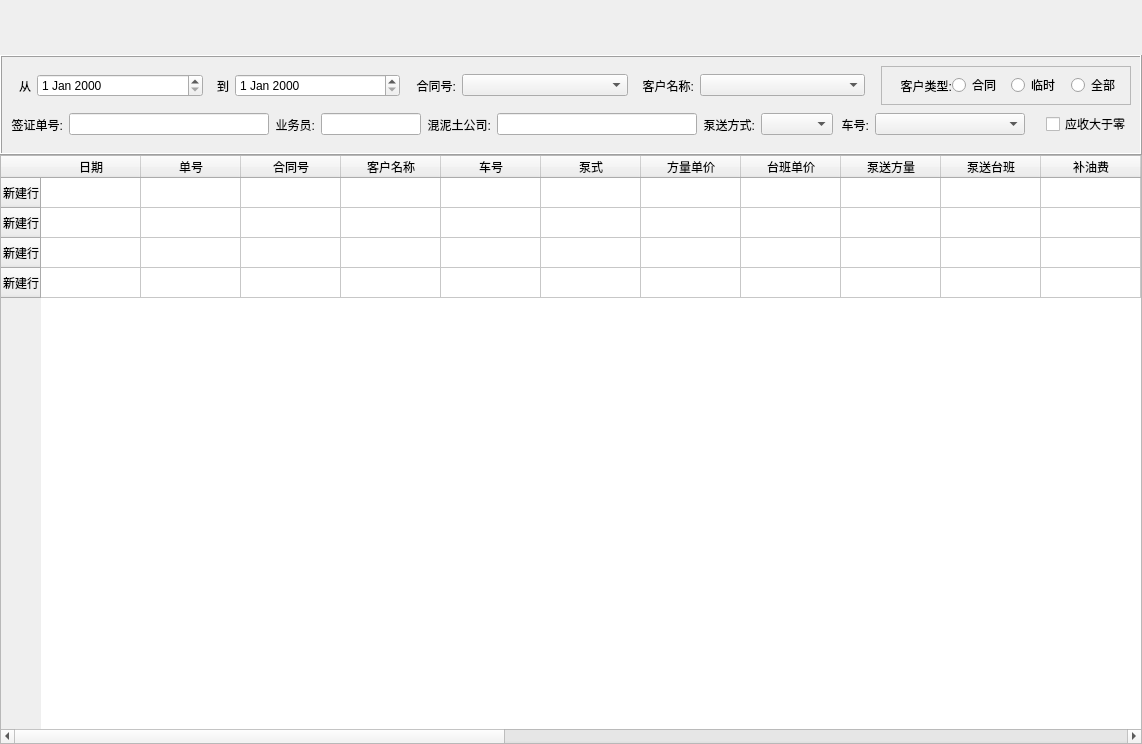
<?xml version="1.0" encoding="UTF-8"?>
<ui version="4.0">
 <class>ReceiptWidget</class>
 <widget class="QWidget" name="ReceiptWidget">
  <property name="geometry">
   <rect>
    <x>0</x>
    <y>0</y>
    <width>1142</width>
    <height>744</height>
   </rect>
  </property>
  <property name="windowTitle">
   <string>Form</string>
  </property>
  <layout class="QVBoxLayout" name="mainVerticalLayout">
   <property name="spacing">
    <number>0</number>
   </property>
   <property name="leftMargin">
    <number>0</number>
   </property>
   <property name="topMargin">
    <number>0</number>
   </property>
   <property name="rightMargin">
    <number>0</number>
   </property>
   <property name="bottomMargin">
    <number>0</number>
   </property>
   <item>
    <widget class="QWidget" name="toolBarWidget" native="true">
     <property name="minimumSize">
      <size>
       <width>0</width>
       <height>55</height>
      </size>
     </property>
     <property name="maximumSize">
      <size>
       <width>16777215</width>
       <height>55</height>
      </size>
     </property>
     <layout class="QVBoxLayout" name="toolBarVerticalLayout">
      <property name="spacing">
       <number>0</number>
      </property>
      <property name="leftMargin">
       <number>0</number>
      </property>
      <property name="topMargin">
       <number>0</number>
      </property>
      <property name="rightMargin">
       <number>0</number>
      </property>
      <property name="bottomMargin">
       <number>0</number>
      </property>
     </layout>
    </widget>
   </item>
   <item>
    <widget class="QFrame" name="chooseWidget">
     <property name="minimumSize">
      <size>
       <width>0</width>
       <height>100</height>
      </size>
     </property>
     <property name="maximumSize">
      <size>
       <width>16777215</width>
       <height>100</height>
      </size>
     </property>
     <property name="frameShape">
      <enum>QFrame::Box</enum>
     </property>
     <property name="frameShadow">
      <enum>QFrame::Raised</enum>
     </property>
     <layout class="QVBoxLayout" name="chooseVerticalLayout">
      <property name="spacing">
       <number>0</number>
      </property>
      <property name="leftMargin">
       <number>0</number>
      </property>
      <property name="topMargin">
       <number>0</number>
      </property>
      <property name="rightMargin">
       <number>0</number>
      </property>
      <property name="bottomMargin">
       <number>0</number>
      </property>
      <item>
       <widget class="QWidget" name="chooseTopWidget" native="true">
        <layout class="QHBoxLayout" name="chooseUpHorizonLayout">
         <property name="bottomMargin">
          <number>0</number>
         </property>
         <item>
          <widget class="QLabel" name="fromLabel">
           <property name="minimumSize">
            <size>
             <width>20</width>
             <height>0</height>
            </size>
           </property>
           <property name="maximumSize">
            <size>
             <width>20</width>
             <height>16777215</height>
            </size>
           </property>
           <property name="text">
            <string>从</string>
           </property>
           <property name="alignment">
            <set>Qt::AlignRight|Qt::AlignTrailing|Qt::AlignVCenter</set>
           </property>
          </widget>
         </item>
         <item>
          <widget class="QDateEdit" name="fromDateEdit">
           <property name="minimumSize">
            <size>
             <width>100</width>
             <height>0</height>
            </size>
           </property>
           <property name="maximumSize">
            <size>
             <width>200</width>
             <height>16777215</height>
            </size>
           </property>
          </widget>
         </item>
         <item>
          <widget class="QLabel" name="toLabel">
           <property name="minimumSize">
            <size>
             <width>20</width>
             <height>0</height>
            </size>
           </property>
           <property name="maximumSize">
            <size>
             <width>20</width>
             <height>16777215</height>
            </size>
           </property>
           <property name="text">
            <string>到</string>
           </property>
           <property name="alignment">
            <set>Qt::AlignRight|Qt::AlignTrailing|Qt::AlignVCenter</set>
           </property>
          </widget>
         </item>
         <item>
          <widget class="QDateEdit" name="toDateEdit"/>
         </item>
         <item>
          <widget class="QLabel" name="contractNumLabel">
           <property name="minimumSize">
            <size>
             <width>50</width>
             <height>0</height>
            </size>
           </property>
           <property name="maximumSize">
            <size>
             <width>50</width>
             <height>16777215</height>
            </size>
           </property>
           <property name="text">
            <string>合同号:</string>
           </property>
           <property name="alignment">
            <set>Qt::AlignRight|Qt::AlignTrailing|Qt::AlignVCenter</set>
           </property>
          </widget>
         </item>
         <item>
          <widget class="QComboBox" name="ContractNumComboBox"/>
         </item>
         <item>
          <widget class="QLabel" name="clientNameLabel">
           <property name="minimumSize">
            <size>
             <width>60</width>
             <height>0</height>
            </size>
           </property>
           <property name="maximumSize">
            <size>
             <width>60</width>
             <height>16777215</height>
            </size>
           </property>
           <property name="text">
            <string>客户名称:</string>
           </property>
           <property name="alignment">
            <set>Qt::AlignRight|Qt::AlignTrailing|Qt::AlignVCenter</set>
           </property>
          </widget>
         </item>
         <item>
          <widget class="QComboBox" name="clientNameComboBox"/>
         </item>
         <item>
          <spacer name="horizontalSpacer">
           <property name="orientation">
            <enum>Qt::Horizontal</enum>
           </property>
           <property name="sizeType">
            <enum>QSizePolicy::Fixed</enum>
           </property>
           <property name="sizeHint" stdset="0">
            <size>
             <width>10</width>
             <height>10</height>
            </size>
           </property>
          </spacer>
         </item>
         <item>
          <widget class="QFrame" name="clientTypeFrame">
           <property name="minimumSize">
            <size>
             <width>250</width>
             <height>0</height>
            </size>
           </property>
           <property name="frameShape">
            <enum>QFrame::StyledPanel</enum>
           </property>
           <property name="frameShadow">
            <enum>QFrame::Sunken</enum>
           </property>
           <layout class="QHBoxLayout" name="horizontalLayout">
            <property name="spacing">
             <number>0</number>
            </property>
            <property name="leftMargin">
             <number>10</number>
            </property>
            <property name="topMargin">
             <number>0</number>
            </property>
            <property name="rightMargin">
             <number>0</number>
            </property>
            <property name="bottomMargin">
             <number>0</number>
            </property>
            <item>
             <widget class="QLabel" name="clientTypeLabel">
              <property name="text">
               <string>客户类型:</string>
              </property>
              <property name="alignment">
               <set>Qt::AlignRight|Qt::AlignTrailing|Qt::AlignVCenter</set>
              </property>
             </widget>
            </item>
            <item>
             <widget class="QRadioButton" name="contractRadioButton">
              <property name="text">
               <string>合同</string>
              </property>
             </widget>
            </item>
            <item>
             <widget class="QRadioButton" name="tempRadioButton">
              <property name="text">
               <string>临时</string>
              </property>
             </widget>
            </item>
            <item>
             <widget class="QRadioButton" name="totalRadioButton">
              <property name="text">
               <string>全部</string>
              </property>
             </widget>
            </item>
           </layout>
          </widget>
         </item>
        </layout>
       </widget>
      </item>
      <item>
       <widget class="QWidget" name="chooseBottomWidget" native="true">
        <layout class="QHBoxLayout" name="chooseBottomHorizontalLayout">
         <property name="topMargin">
          <number>0</number>
         </property>
         <item>
          <widget class="QLabel" name="label">
           <property name="maximumSize">
            <size>
             <width>60</width>
             <height>16777215</height>
            </size>
           </property>
           <property name="text">
            <string>签证单号:</string>
           </property>
           <property name="alignment">
            <set>Qt::AlignRight|Qt::AlignTrailing|Qt::AlignVCenter</set>
           </property>
          </widget>
         </item>
         <item>
          <widget class="QLineEdit" name="docNumLineEdit">
           <property name="maximumSize">
            <size>
             <width>16777215</width>
             <height>16777215</height>
            </size>
           </property>
          </widget>
         </item>
         <item>
          <widget class="QLabel" name="label_2">
           <property name="maximumSize">
            <size>
             <width>50</width>
             <height>16777215</height>
            </size>
           </property>
           <property name="text">
            <string>业务员:</string>
           </property>
           <property name="alignment">
            <set>Qt::AlignRight|Qt::AlignTrailing|Qt::AlignVCenter</set>
           </property>
          </widget>
         </item>
         <item>
          <widget class="QLineEdit" name="salesmanLineEdit">
           <property name="maximumSize">
            <size>
             <width>100</width>
             <height>16777215</height>
            </size>
           </property>
          </widget>
         </item>
         <item>
          <widget class="QLabel" name="label_4">
           <property name="maximumSize">
            <size>
             <width>70</width>
             <height>16777215</height>
            </size>
           </property>
           <property name="text">
            <string>混泥土公司:</string>
           </property>
           <property name="alignment">
            <set>Qt::AlignRight|Qt::AlignTrailing|Qt::AlignVCenter</set>
           </property>
          </widget>
         </item>
         <item>
          <widget class="QLineEdit" name="companyLineEdit">
           <property name="maximumSize">
            <size>
             <width>200</width>
             <height>16777215</height>
            </size>
           </property>
          </widget>
         </item>
         <item>
          <widget class="QLabel" name="label_3">
           <property name="maximumSize">
            <size>
             <width>60</width>
             <height>16777215</height>
            </size>
           </property>
           <property name="text">
            <string>泵送方式:</string>
           </property>
           <property name="alignment">
            <set>Qt::AlignRight|Qt::AlignTrailing|Qt::AlignVCenter</set>
           </property>
          </widget>
         </item>
         <item>
          <widget class="QComboBox" name="pumpTypeComboBox"/>
         </item>
         <item>
          <widget class="QLabel" name="carNumLabel">
           <property name="minimumSize">
            <size>
             <width>30</width>
             <height>0</height>
            </size>
           </property>
           <property name="maximumSize">
            <size>
             <width>30</width>
             <height>16777215</height>
            </size>
           </property>
           <property name="text">
            <string>车号:</string>
           </property>
           <property name="alignment">
            <set>Qt::AlignRight|Qt::AlignTrailing|Qt::AlignVCenter</set>
           </property>
          </widget>
         </item>
         <item>
          <widget class="QComboBox" name="carNumComboBox">
           <property name="minimumSize">
            <size>
             <width>150</width>
             <height>0</height>
            </size>
           </property>
          </widget>
         </item>
         <item>
          <spacer name="horizontalSpacer_2">
           <property name="orientation">
            <enum>Qt::Horizontal</enum>
           </property>
           <property name="sizeType">
            <enum>QSizePolicy::Fixed</enum>
           </property>
           <property name="sizeHint" stdset="0">
            <size>
             <width>15</width>
             <height>10</height>
            </size>
           </property>
          </spacer>
         </item>
         <item>
          <widget class="QCheckBox" name="receivableCheckBox">
           <property name="text">
            <string>应收大于零</string>
           </property>
          </widget>
         </item>
        </layout>
       </widget>
      </item>
     </layout>
    </widget>
   </item>
   <item>
    <widget class="QTableWidget" name="detailTableWidget">
     <row>
      <property name="text">
       <string>新建行</string>
      </property>
     </row>
     <row>
      <property name="text">
       <string>新建行</string>
      </property>
     </row>
     <row>
      <property name="text">
       <string>新建行</string>
      </property>
     </row>
     <row>
      <property name="text">
       <string>新建行</string>
      </property>
     </row>
     <column>
      <property name="text">
       <string>日期</string>
      </property>
     </column>
     <column>
      <property name="text">
       <string>单号</string>
      </property>
     </column>
     <column>
      <property name="text">
       <string>合同号</string>
      </property>
     </column>
     <column>
      <property name="text">
       <string>客户名称</string>
      </property>
     </column>
     <column>
      <property name="text">
       <string>车号</string>
      </property>
     </column>
     <column>
      <property name="text">
       <string>泵式</string>
      </property>
     </column>
     <column>
      <property name="text">
       <string>方量单价</string>
      </property>
     </column>
     <column>
      <property name="text">
       <string>台班单价</string>
      </property>
     </column>
     <column>
      <property name="text">
       <string>泵送方量</string>
      </property>
     </column>
     <column>
      <property name="text">
       <string>泵送台班</string>
      </property>
     </column>
     <column>
      <property name="text">
       <string>补油费</string>
      </property>
     </column>
     <column>
      <property name="text">
       <string>送管费</string>
      </property>
     </column>
     <column>
      <property name="text">
       <string>过路费</string>
      </property>
     </column>
     <column>
      <property name="text">
       <string>总金额</string>
      </property>
     </column>
     <column>
      <property name="text">
       <string>已收金额</string>
      </property>
     </column>
     <column>
      <property name="text">
       <string>应收金额</string>
      </property>
     </column>
     <column>
      <property name="text">
       <string>工程名称</string>
      </property>
     </column>
     <column>
      <property name="text">
       <string>工程地址</string>
      </property>
     </column>
     <column>
      <property name="text">
       <string>浇注部位</string>
      </property>
     </column>
     <column>
      <property name="text">
       <string>签证单号</string>
      </property>
     </column>
     <column>
      <property name="text">
       <string>进场时间</string>
      </property>
     </column>
     <column>
      <property name="text">
       <string>出场时间</string>
      </property>
     </column>
     <column>
      <property name="text">
       <string>混泥土公司</string>
      </property>
     </column>
     <column>
      <property name="text">
       <string>业务员</string>
      </property>
     </column>
     <column>
      <property name="text">
       <string>备注</string>
      </property>
     </column>
    </widget>
   </item>
  </layout>
 </widget>
 <resources/>
 <connections/>
</ui>
